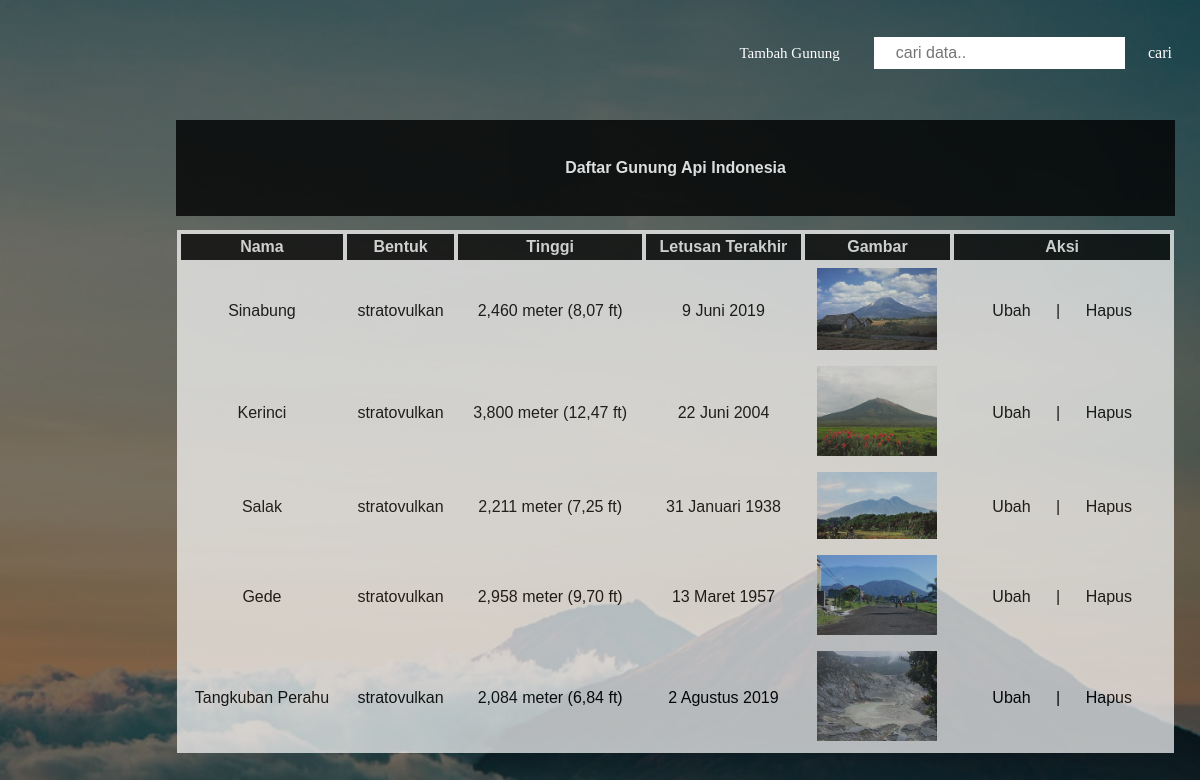
Page /utama_asli.php on the committed database.
### tables this page shows
CREATE TABLE `tb_gunung` (
  `id` int(5) NOT NULL,
  `nama` varchar(20) NOT NULL,
  `bentuk` varchar(20) NOT NULL,
  `tinggi` varchar(30) NOT NULL,
  `letusan_terakhir` varchar(30) NOT NULL,
  `gambar` varchar(30) NOT NULL
);

### utama_asli.php (the view, shortened to what this page needs)
<?php
       $conn = mysqli_connect("localhost","root","","db_gunung");
	   $result = mysqli_query($conn, "SELECT * FROM tb_gunung");
?>
<!DOCTYPE html>
<html>
<head>
        <link rel="stylesheet" type="text/css" href="style2.css">
</head>
<body>
        <header>
                <div class="main">
                        <ul>
                                <li><a href="home" class="active"><p style="font-family: century gothic">Tambah Gunung</a></li>
                                <li>
                                    <form action="" method="post">
                                        <input type="text" name="keyword" placeholder="cari data.." autocomplete="off">
                                        <input type="submit" name="cari" value="cari">
                                    </form>
                                </li>
                        </ul>
        </div>
        <div class="tb">
                <table border="0" width="1003px" height="100px">
                        <tr bgcolor="black">
                                <th align="center">
                                    Daftar Gunung Api Indonesia
                                </th>
                        </tr>
                </table>
          </div>
          <div class="container">
                <div class="coki">
                    <table border="0" width="997px" height="100px" bgcolor="white" cellpadding="4" cellspacing="4">
                        <tr style="color: white " bgcolor="black" >
                                <th>Nama</th>
                                <th>Bentuk</th>
                                <th>Tinggi</th>
                                <th>Letusan Terakhir</th>
                                <th>Gambar</th>
                                <th>Aksi</th>
                        </tr>
                        <?php while($row = mysqli_fetch_assoc($result)) :?>
                        <tr align="center">
                                <td><?php echo $row["nama"];?></td>
                                <td><?php echo $row["bentuk"];?></td>
                                <td><?php echo $row["tinggi"];?></td>
                                <td><?php echo $row["letusan_terakhir"];?></td>
                                <td><img src ="gmbr/<?php echo $row["gambar"];?>" width="120"</td>
                                <td>
                                    <a href = "ubah/ubah.php?id=<?php echo $row["id"];?>" class ="btn">Ubah</a>  |
                                    <a href = "hapus/hapus.php?id=<?php echo $row["id"];?>" onclick="return confirm('apakah anda yakin ingin menghapus data?');" class ="btn">Hapus</a>
                                </td>
                        </tr>
                        <?php endwhile;?>
                     </table>
                </div>
          </div>
        </header>
</body>
</html>

### style2.css (style rules this page uses)
p { margin:0px; padding: 0px; }
body { font-family: arial; }
.main { max-width: 1200px; margin: auto; }
.btn { border: 1px solid white; padding: 10px 20px; color: white; text-decoration: none; transition: 0.6s; }

### utama_asli.php (style rules this page uses)
.tb { position: absolute; top: 118px; left: 174px; color: white; opacity: 0.8; }
.coki { position: absolute; top: 0px; left: 0px; color: black; opacity: 0.7; }
.container { width: 800px; height: 100px; position: absolute; top: 230px; left: 177px; }
body { background-image:linear-gradient(rgba(0,0,0,0.5),rgba(0,0,0,0.5)), url("d.jpg"); height: 130vh; background-color: white; background-size: cover; background-position: center bottom; font-family: arial; }
.btn { padding: 10px 20px; color: black; text-decoration: none; transition: 0.6s; }
.main { font-size: 15px; }
.main input[type="submit"] { border: none; outline: none; padding: 5px 20px; color: white; text-decoration: none; transition: 0.6s; font-size: 16px; font-family: century gothic; background: transparent; }
.main input { border: 1px solid white; outline: 1px solid white; //background: transparent; display: inline-block; font-size: 16px; padding: 5px 20px; }
ul { list-style-type: none; float: right; margin-top: 20px; }
ul li { display:inline-block; }
ul li a { text-decoration: none; color: white; padding:5px 30px; border: 1px solid transparent; transition: 0.6s; }

### rows in the picture
tb_gunung: nama "Sinabung", bentuk "stratovulkan", tinggi "2,460 meter (8,07 ft)", letusan_terakhir "9 Juni 2019", gambar (picture)
tb_gunung: nama "Kerinci", bentuk "stratovulkan", tinggi "3,800 meter (12,47 ft)", letusan_terakhir "22 Juni 2004", gambar (picture)
tb_gunung: nama "Salak", bentuk "stratovulkan", tinggi "2,211 meter (7,25 ft)", letusan_terakhir "31 Januari 1938", gambar (picture)
tb_gunung: nama "Gede", bentuk "stratovulkan", tinggi "2,958 meter (9,70 ft)", letusan_terakhir "13 Maret 1957", gambar (picture)
tb_gunung: nama "Tangkuban Perahu", bentuk "stratovulkan", tinggi "2,084 meter (6,84 ft)", letusan_terakhir "2 Agustus 2019", gambar (picture)
